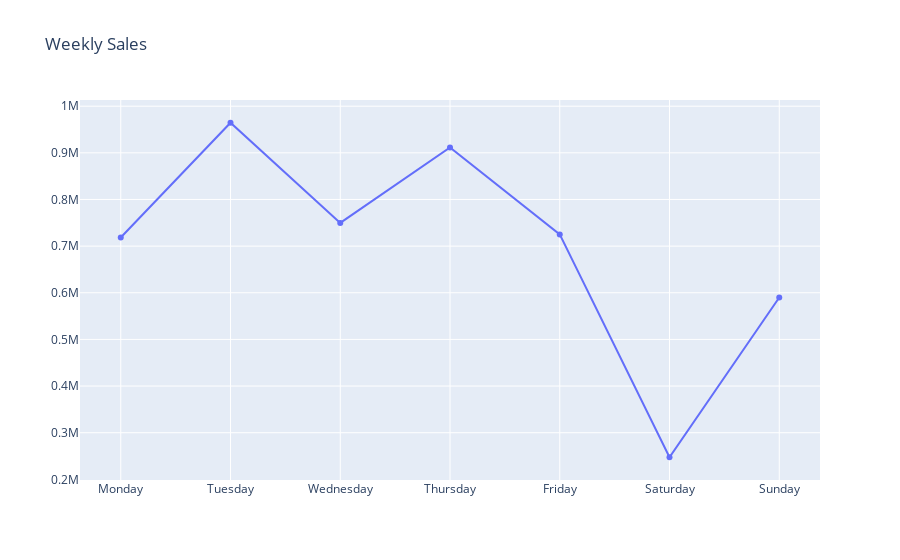

The notebook cell saved with this chart:
### Code cell
fig = go.Figure(data=go.Scatter(x=week_sa['InvoiceDate'], y=week_sa['Quantity']))
fig.update_layout(title='Weekly Sales')
py.iplot(fig)

### Figure 1 — Plotly figure (JSON) as saved in the notebook; plotly's stock layout.template omitted (floating-point values rounded to 4 significant figures)
{"data": [{"type": "scatter", "x": ["Monday", "Tuesday", "Wednesday", "Thursday", "Friday", "Saturday", "Sunday"], "y": [718442, 964493, 749754, 911660, 725190, 247421, 589928]}], "layout": {"title": {"text": "Weekly Sales"}}}
